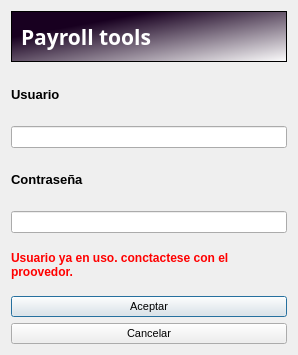
<?xml version="1.0" encoding="UTF-8"?>
<ui version="4.0">
 <class>frm_login</class>
 <widget class="QDialog" name="frm_login">
  <property name="geometry">
   <rect>
    <x>0</x>
    <y>0</y>
    <width>298</width>
    <height>355</height>
   </rect>
  </property>
  <property name="windowTitle">
   <string>Login</string>
  </property>
  <property name="windowIcon">
   <iconset>
    <normaloff>../img/windows/main.svg</normaloff>../img/windows/main.svg</iconset>
  </property>
  <layout class="QVBoxLayout" name="verticalLayout">
   <item>
    <widget class="QFrame" name="frame">
     <property name="styleSheet">
      <string notr="true">background-color: qlineargradient(spread:reflect, x1:0, y1:0, x2:1, y2:1, stop:0.259594 rgba(24, 0, 32, 255), stop:1 rgba(255, 255, 255, 255));
</string>
     </property>
     <property name="frameShape">
      <enum>QFrame::StyledPanel</enum>
     </property>
     <property name="frameShadow">
      <enum>QFrame::Raised</enum>
     </property>
     <layout class="QGridLayout" name="gridLayout">
      <item row="0" column="0">
       <widget class="QLabel" name="lbl_0">
        <property name="font">
         <font>
          <family>Myanmar Text</family>
          <pointsize>16</pointsize>
          <weight>75</weight>
          <bold>true</bold>
         </font>
        </property>
        <property name="styleSheet">
         <string notr="true">background-color: rgba(0,0,0,0%);
color: rgb(255, 255, 255);
</string>
        </property>
        <property name="frameShape">
         <enum>QFrame::NoFrame</enum>
        </property>
        <property name="text">
         <string>Payroll tools</string>
        </property>
        <property name="scaledContents">
         <bool>false</bool>
        </property>
        <property name="wordWrap">
         <bool>false</bool>
        </property>
        <property name="openExternalLinks">
         <bool>true</bool>
        </property>
       </widget>
      </item>
     </layout>
    </widget>
   </item>
   <item>
    <widget class="QLabel" name="lbl_2">
     <property name="font">
      <font>
       <family>MS Shell Dlg 2</family>
       <pointsize>10</pointsize>
       <weight>75</weight>
       <bold>true</bold>
      </font>
     </property>
     <property name="text">
      <string>Usuario</string>
     </property>
    </widget>
   </item>
   <item>
    <widget class="QLineEdit" name="lineEdit">
     <property name="font">
      <font>
       <family>MS Shell Dlg 2</family>
       <pointsize>8</pointsize>
      </font>
     </property>
    </widget>
   </item>
   <item>
    <widget class="QLabel" name="lbl_3">
     <property name="font">
      <font>
       <family>MS Shell Dlg 2</family>
       <pointsize>10</pointsize>
       <weight>75</weight>
       <bold>true</bold>
      </font>
     </property>
     <property name="text">
      <string>Contraseña</string>
     </property>
    </widget>
   </item>
   <item>
    <widget class="QLineEdit" name="lineEdit_2">
     <property name="font">
      <font>
       <family>MS Shell Dlg 2</family>
       <pointsize>8</pointsize>
      </font>
     </property>
     <property name="echoMode">
      <enum>QLineEdit::Password</enum>
     </property>
    </widget>
   </item>
   <item>
    <widget class="QLabel" name="lbl_4">
     <property name="font">
      <font>
       <weight>75</weight>
       <bold>true</bold>
      </font>
     </property>
     <property name="styleSheet">
      <string notr="true">color: rgb(255, 0, 0);</string>
     </property>
     <property name="text">
      <string>Usuario ya en uso. conctactese con el proovedor.</string>
     </property>
     <property name="scaledContents">
      <bool>false</bool>
     </property>
     <property name="wordWrap">
      <bool>true</bool>
     </property>
     <property name="openExternalLinks">
      <bool>false</bool>
     </property>
    </widget>
   </item>
   <item>
    <widget class="QPushButton" name="btn_aceptar">
     <property name="font">
      <font>
       <family>MS Shell Dlg 2</family>
       <pointsize>8</pointsize>
      </font>
     </property>
     <property name="text">
      <string>Aceptar</string>
     </property>
    </widget>
   </item>
   <item>
    <widget class="QPushButton" name="btn_cancelar">
     <property name="font">
      <font>
       <family>MS Shell Dlg 2</family>
       <pointsize>8</pointsize>
      </font>
     </property>
     <property name="text">
      <string>Cancelar</string>
     </property>
    </widget>
   </item>
  </layout>
 </widget>
 <resources/>
 <connections/>
</ui>
